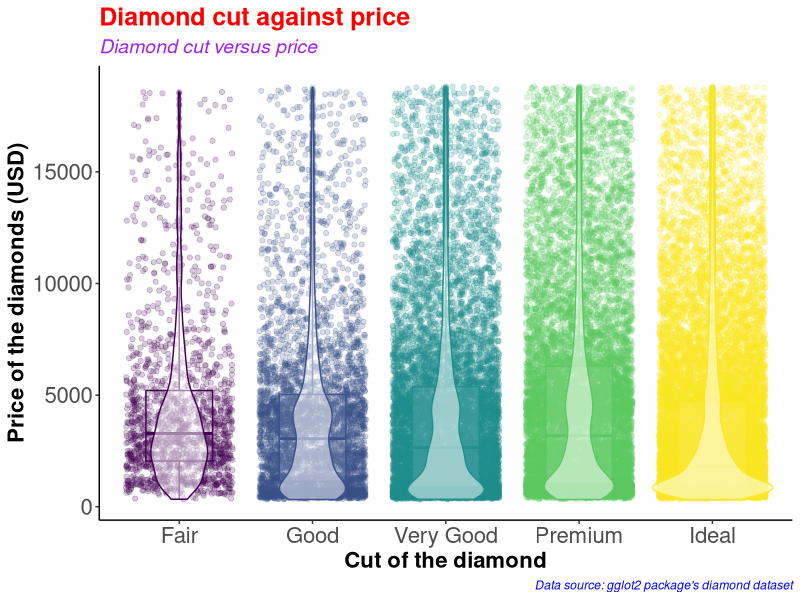
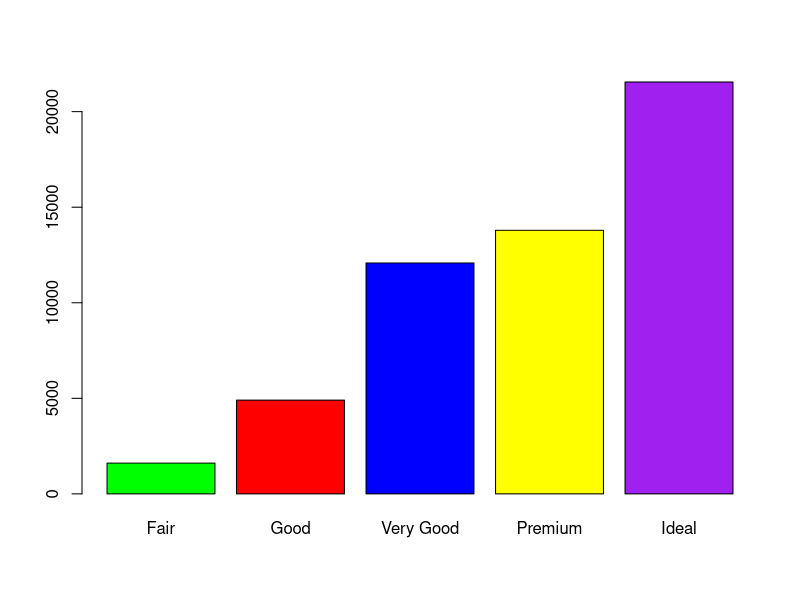
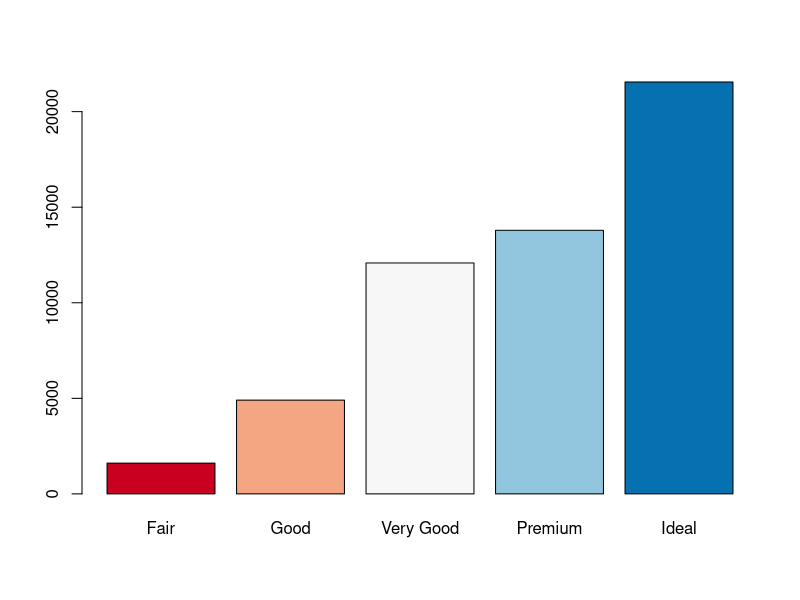
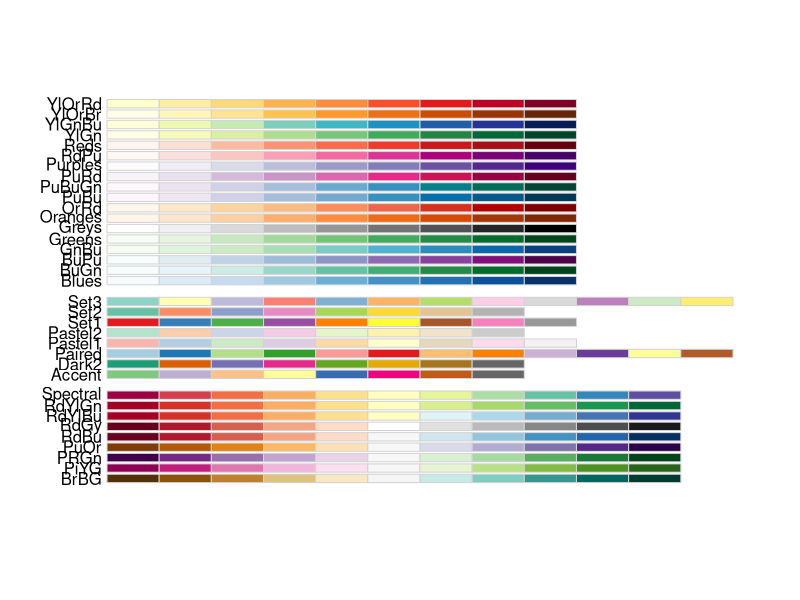
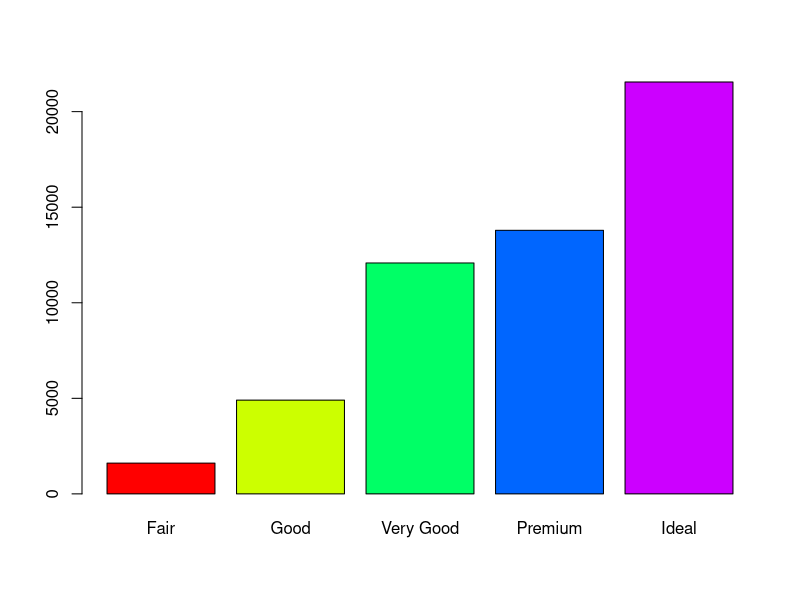
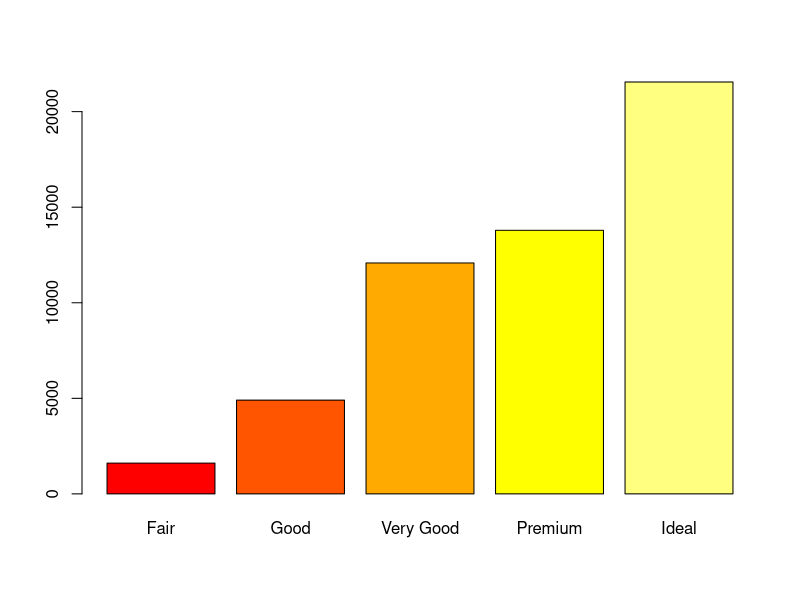
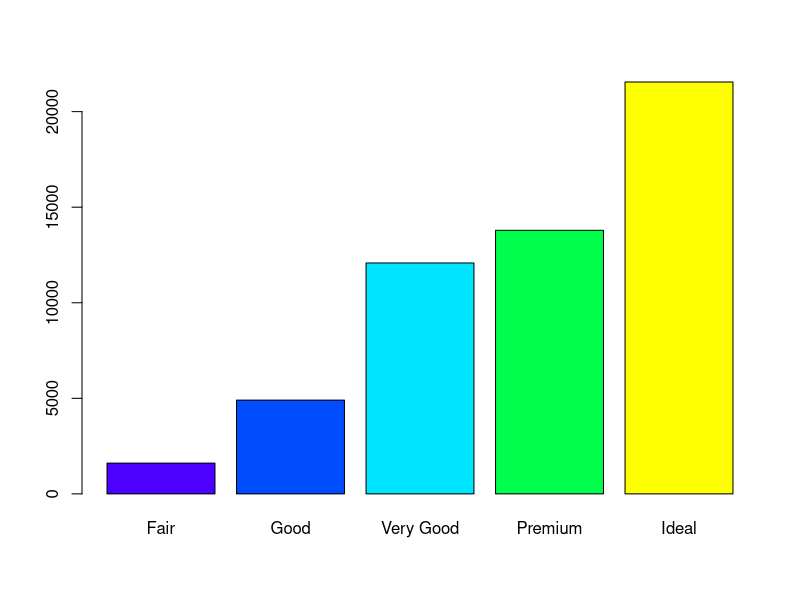
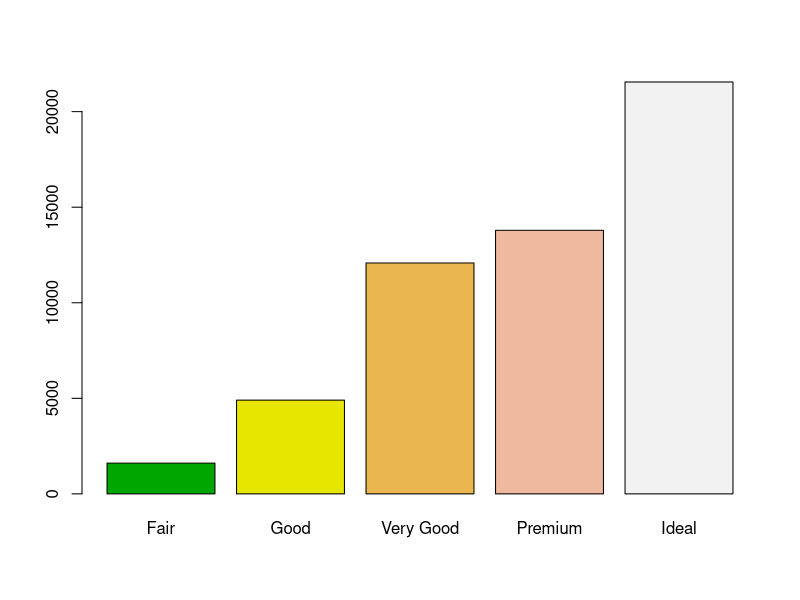

The R source for these figures, in order:
#########################################
# Name: Wyclife Agumba Oluoch           #   
# E-mail: wyclifeoluoch@gmail.com       #
# GitHub: https://github.com/Wycology   #
# Task: Boxplot and violin plots in one #
# Date: 4th Jan 2021                    #
# Last edited: 10th Feb 2021            #
#########################################

# Loading the necessary libraries
library(tidyverse)
library(RColorBrewer)

diamonds_df <- diamonds # Cloning the diamonds data to a new object

diamonds_df %>% # Picking the data
  ggplot(aes(x = cut, y = price, color = cut)) + # Adding the mapping variables
  geom_point(position = "jitter", alpha = 0.2) + # Adding jitter and alpha
  geom_boxplot(alpha = 0.1, width = 0.5) + # Modifying dimensions of the boxplot 
  geom_violin(alpha = 0.5) + # Adding violin plot on top of the box and jitter
  theme_classic() + # Adding my preferred theme for publication.
  theme(legend.position = "none") + # Removing the legend; it is on the x-axis
  labs(x = "Cut of the diamond", # Having the best labels on the plot.
       y = "Price of the diamonds (USD)",
       title = "Diamond cut against price",
       subtitle = "Diamond cut versus price",
       caption = "Data source: gglot2 package's diamond dataset") +
  theme(axis.text=element_text(size=16),
        axis.title=element_text(size=16,face="bold")) +
  theme(plot.title = element_text(color = 'red', size = 18, face = 'bold'),
        plot.subtitle = element_text(color = 'purple', size = 14, face = 'italic'),
        plot.caption = element_text(color = 'blue', face = 'italic'))

diamonds %>% 
  filter(cut == 'Very Good') %>% 
  nrow()

diamonds %>% 
  select(cut) %>% 
  table() %>% 
  barplot(col = c('green', 'red', 'blue', 'yellow', 'purple'))

# Instead of specifying the colors, we can simply use the color brewer panel 

diamonds %>% 
  select(cut) %>% 
  table() %>% 
  barplot(col = brewer.pal(n = 5, name = "RdBu"))
# To display more brewer colors options to use, run the following function:

display.brewer.all()

# Can also use rainbow colors

diamonds %>% 
  select(cut) %>% 
  table() %>% 
  barplot(col = rainbow(5))

# Can also use heat.colors
diamonds %>% 
  select(cut) %>% 
  table() %>% 
  barplot(col = heat.colors(5))

# Can also use topographic colors

diamonds %>% 
  select(cut) %>% 
  table() %>% 
  barplot(col = topo.colors(5))

# Can also use terrain colors
diamonds %>% 
  select(cut) %>% 
  table() %>% 
  barplot(col = terrain.colors(5))

# Can also use cm.colors
diamonds %>% 
  select(cut) %>% 
  table() %>% 
  barplot(col = cm.colors(5))

?getData
# That is awesome. Good for the day.
